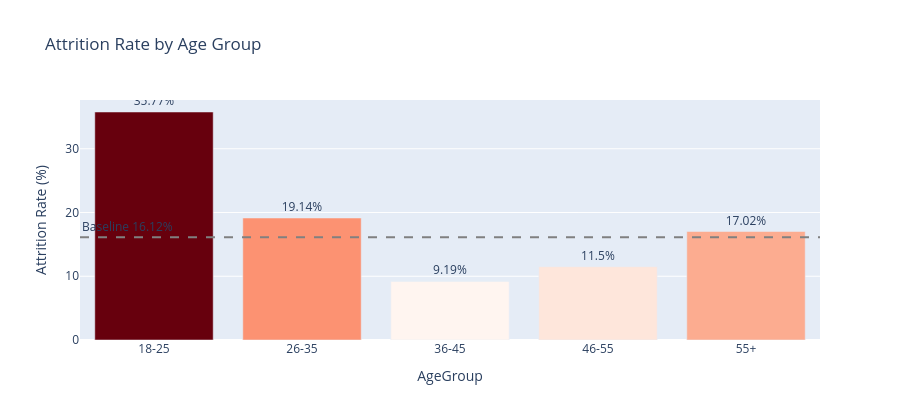

This figure's notebook cell:
### Markdown cell above
## Objective 2 — Identify High-Attrition Employee Groups

**Business questions:** How does attrition vary by age group, gender, marital status, and education field?

### Code cell
plot_attrition_rate(df_clean, 'AgeGroup', 'Attrition Rate by Age Group',
                     category_order=['18-25', '26-35', '36-45', '46-55', '55+']).show()

### Figure 1 — Plotly figure (JSON) as saved in the notebook; plotly's stock layout.template omitted (floating-point values rounded to 4 significant figures)
{"data": [{"customdata": [[123], [606], [468], [226], [47]], "hovertemplate": "AgeGroup=%{x}<br>Attrition Rate (%)=%{marker.color}<br>Headcount=%{customdata[0]}<extra></extra>", "legendgroup": "", "marker": {"color": [35.77, 19.14, 9.19, 11.5, 17.02], "coloraxis": "coloraxis", "pattern": {"shape": ""}}, "name": "", "orientation": "v", "showlegend": false, "text": [35.77, 19.14, 9.19, 11.5, 17.02], "textposition": "outside", "texttemplate": "%{text}%", "type": "bar", "x": ["18-25", "26-35", "36-45", "46-55", "55+"], "xaxis": "x", "y": [35.77, 19.14, 9.19, 11.5, 17.02], "yaxis": "y"}], "layout": {"annotations": [{"showarrow": false, "text": "Baseline 16.12%", "x": 0, "xanchor": "left", "xref": "x domain", "y": 16.12, "yanchor": "bottom", "yref": "y"}], "barmode": "relative", "coloraxis": {"autocolorscale": false, "colorbar": {"title": {"text": "Attrition Rate (%)"}}, "colorscale": [[0.0, "rgb(255,245,240)"], [0.125, "rgb(254,224,210)"], [0.25, "rgb(252,187,161)"], [0.375, "rgb(252,146,114)"], [0.5, "rgb(251,106,74)"], [0.625, "rgb(239,59,44)"], [0.75, "rgb(203,24,29)"], [0.875, "rgb(165,15,21)"], [1.0, "rgb(103,0,13)"]], "showscale": false}, "height": 420, "legend": {"tracegroupgap": 0}, "shapes": [{"line": {"color": "gray", "dash": "dash"}, "type": "line", "x0": 0, "x1": 1, "xref": "x domain", "y0": 16.12, "y1": 16.12, "yref": "y"}], "showlegend": false, "title": {"text": "Attrition Rate by Age Group"}, "xaxis": {"anchor": "y", "domain": [0.0, 1.0], "title": {"text": "AgeGroup"}}, "yaxis": {"anchor": "x", "domain": [0.0, 1.0], "title": {"text": "Attrition Rate (%)"}}}}
